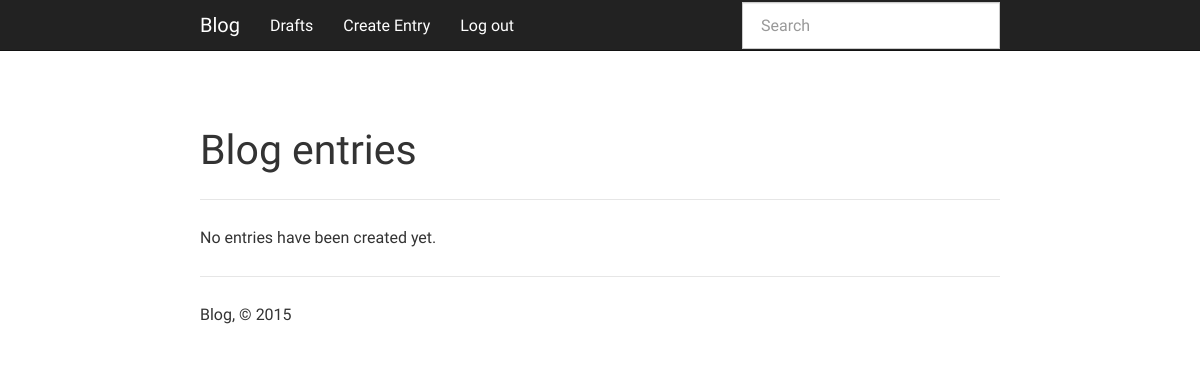
The page /drafts/ (signed in) on the database as committed earlier.
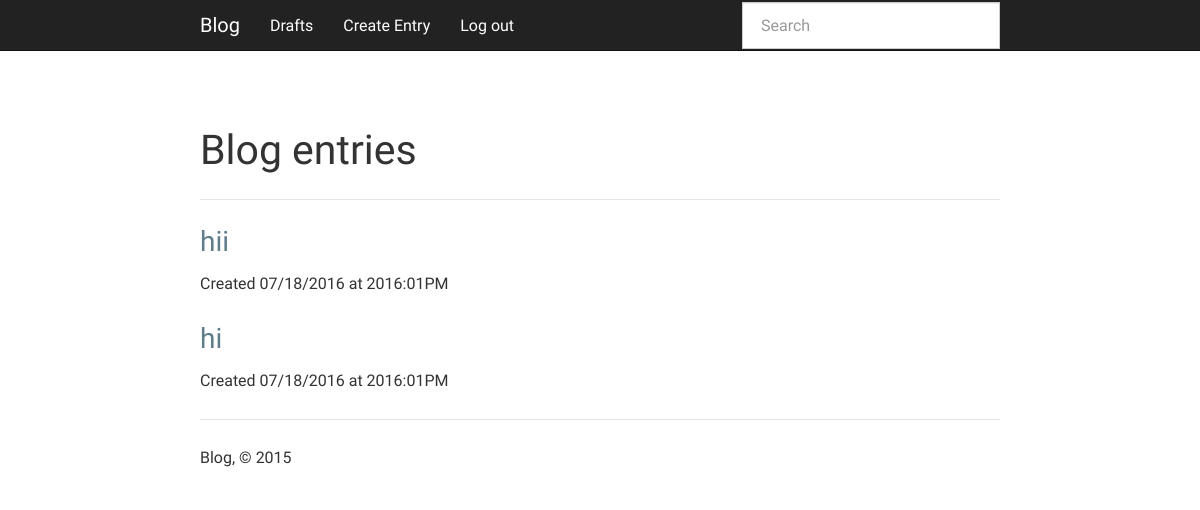
The same page on the database as committed later.
### app.py (models this page shows, shortened)
class Entry(flask_db.Model):
    title = CharField()
    slug = CharField(unique=True)
    content = TextField()
    published = BooleanField(index=True)
    timestamp = DateTimeField(default=datetime.datetime.now, index=True)
    @classmethod
    def drafts(cls):
        return Entry.select().where(Entry.published == False)

### app.py (the view)
    @classmethod
    def drafts(cls):
        return Entry.select().where(Entry.published == False)

### app.py (called while the page is built)
def login_required(fn):
    @functools.wraps(fn)
    def inner(*args, **kwargs):
        if session.get('logged_in'):
            return fn(*args, **kwargs)
        return redirect(url_for('login', next=request.path))
    return inner

@app.route('/drafts/')
@login_required
def drafts():
    query = Entry.drafts().order_by(Entry.timestamp.desc())
    return object_list('index.html', query, check_bounds=False)

### templates/index.html (shortened to what this page needs)
{% extends "base.html" %}
{% block content_title %}{% if search %}Search "{{ search }}"{% else %}Blog entries{% endif %}{% endblock %}
{% block content %}
  {% for entry in object_list %}
    {% if search %}
      {% set entry = entry.entry %}
    {% endif %}
    <h3>
      <a href="{% if entry.published %}{{ url_for('detail', slug=entry.slug) }}{% else %}{{ url_for('edit', slug=entry.slug) }}{% endif %}">
        {{ entry.title }}
      </a>
    </h3>
    <p>Created {{ entry.timestamp.strftime('%m/%d/%Y at %G:%I%p') }}</p>
  {% else %}
    <p>No entries have been created yet.</p>
  {% endfor %}
{% endblock %}

### templates/base.html (shortened to what this page needs)
<!doctype html>
<html>
  <head>
    <link rel=stylesheet type=text/css href="{{ url_for('static', filename='css/blog.min.css') }}" />
    <link rel=stylesheet type=text/css href="{{ url_for('static', filename='css/hilite.css') }}" />
  </head>
  <body>
    <div class="navbar navbar-default navbar-static-top" role="navigation">
      <div class="container">
        <div class="navbar-header">
          <a class="navbar-brand" href="{{ url_for('index') }}">Blog</a>
        </div>
        <div class="navbar-collapse collapse">
          <ul class="nav navbar-nav">
            {% if session.logged_in %}
              <li><a href="{{ url_for('drafts') }}">Drafts</a></li>
              <li><a href="{{ url_for('create') }}">Create Entry</a></li>
              <li><a href="{{ url_for('logout') }}">Log out</a></li>
            {% endif %}
          </ul>
          {% block search_bar %}
            <form action="{{ url_for('index') }}" class="navbar-form navbar-right" id="search-form" method="get" role="search">
              <div class="form-group">
                <input class="form-control" name="q" placeholder="Search" type="text" value="{% if search %}{{ search }}{% endif %}">
              </div>
            </form>
          {% endblock %}
        </div>
      </div>
    </div>
    <div class="container">
      {% block page_header %}
        <div class="page-header">
          <h1>{% block content_title %}{% endblock %}</h1>
        </div>
      {% endblock %}
      {% block content %}{% endblock %}
      <footer>
        <hr />
        <p>Blog, &copy; 2015</p>
      </footer>
    </div>
  </body>
</html>

Rows that differ between the two databases and show on the page:
added Entry: title "hii", timestamp "07/18/2016 at 2016:01PM"
added Entry: title "hi", timestamp "07/18/2016 at 2016:01PM"
Other text that changed with them:
text no longer shown: "No entries have been created yet."
